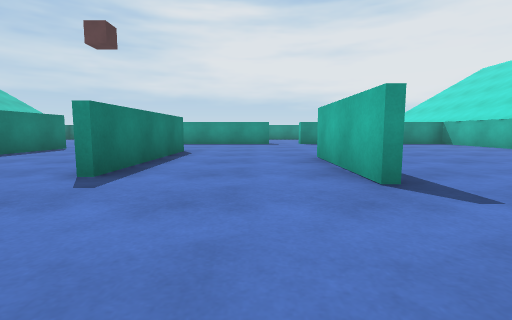
[1] (above)

16 first-person views from a walk through a Unity game level. The camera is 0.55 m above the floor, tilts 6° down and sees 85° across. The floor is counted in squares, 1 m on a side. Each view is taken from the middle of a square. On the plan, view 1 faces up. The plan holds only what a view shows up to about 9 squares ahead; the rest is blank. The place goes on beyond the plan. The player character is not drawn.

[2]
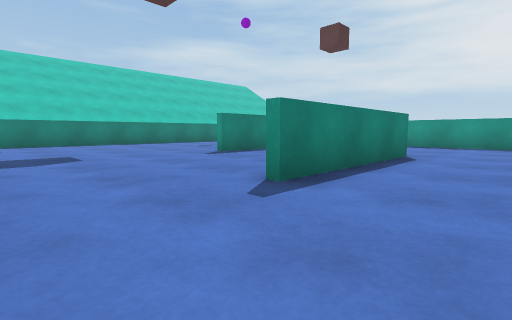

[3]
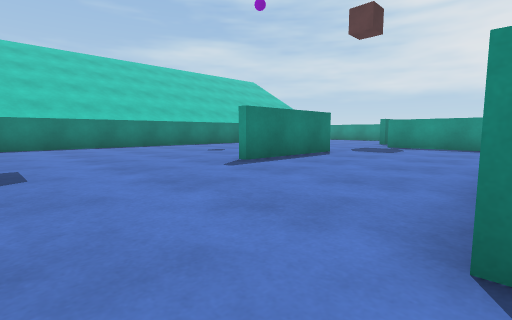

[4]
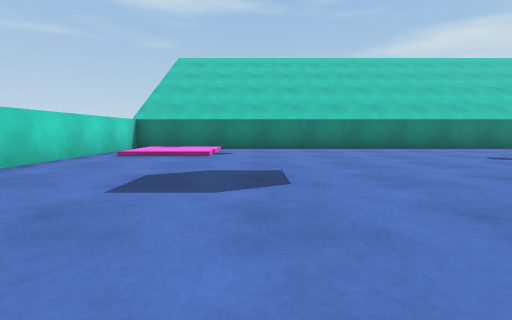

[5]
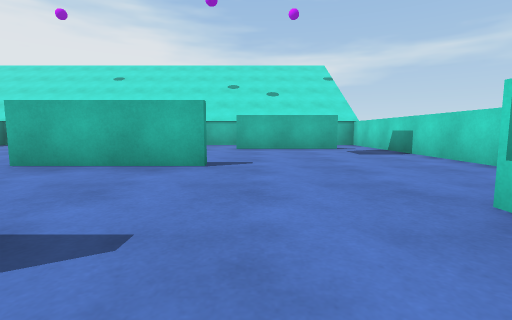

[6]
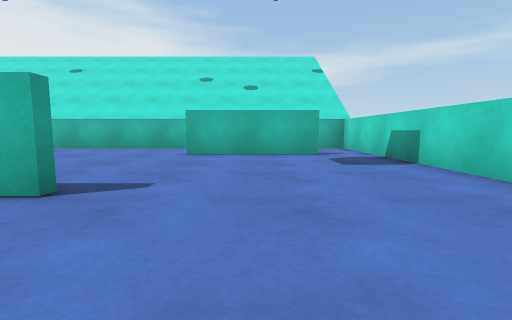

[7]
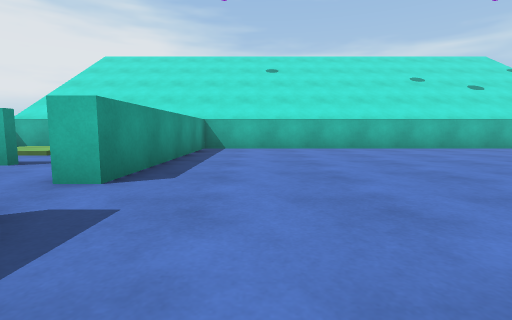

[8]
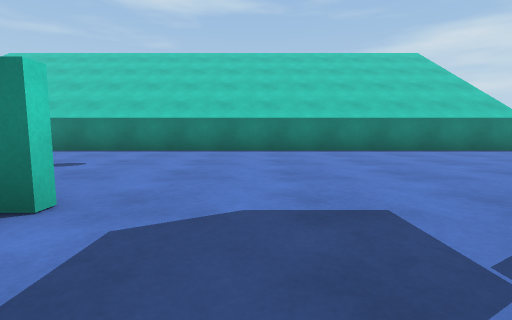

[9]
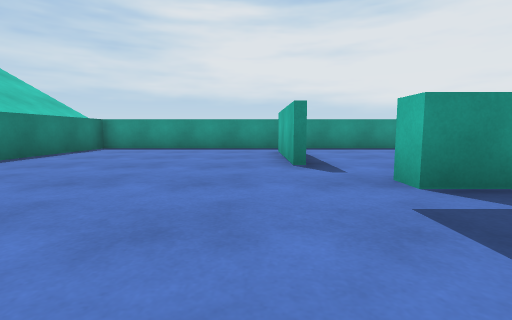

[10]
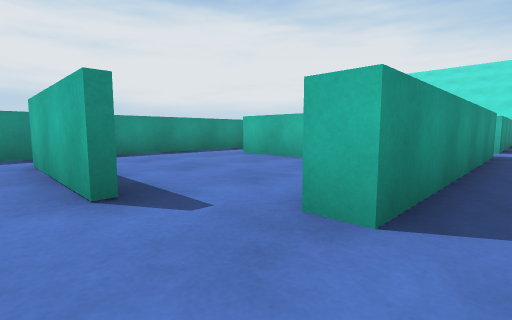

[11]
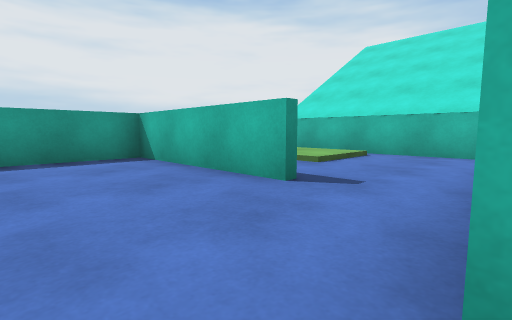

[12]
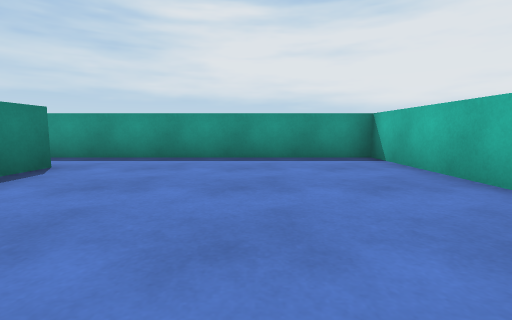

[13]
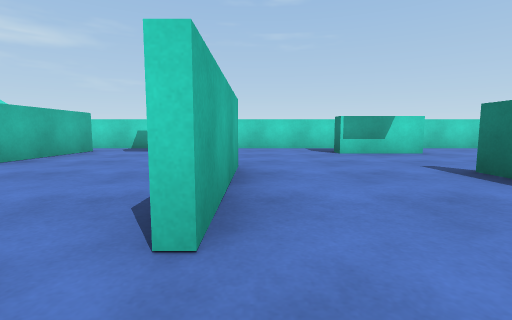

[14]
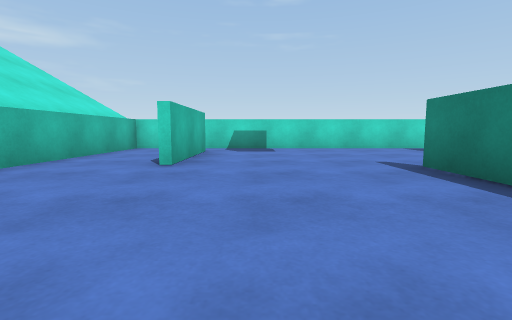

[15]
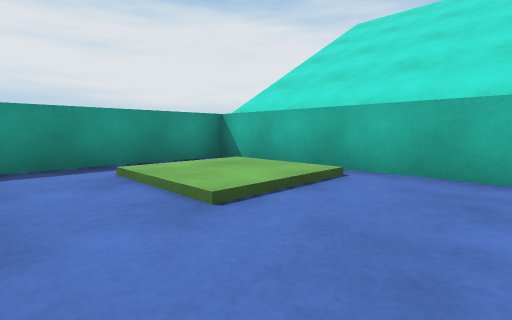

[16]
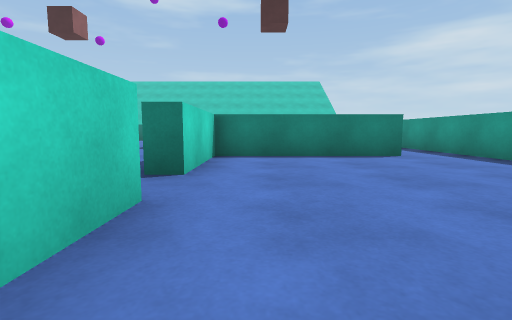

### Floor plan
Key: @ floor where view 1 was taken; # wall or solid block; . main floor; : floor 0.1 m higher than the main floor; / step, stairs or slope.
Columns run from 12 left of view 1 to 8 right of it. Each row starts with its distance up from view 1.
 18 #####################
 17 #...............#...#
 16 #.....#...#.....#/:/#
 15 #.....#...#.....#/:/#
 14 #.....#...#.....#...#
 13 #.........#.........#
 12 #......######.#######
 11 #...................#
 10 #...................#
  9 #...................#
  8 #.....#.............#
  7 #.....#...#.........#
  6 #.....#...#.........#
  5 #.........#..#......#
  4 #.........#..#......#
  3 #............#......#
  2 #.................#.#
  1 #///..............#.#
  0 #/:/.....##.@.....#.#
 -1 #///.....  .........#
 -2 #########  ##########

Positions as (right, up) in squares from view 1, and headings:
1: (0, 0), facing up
2: (0, 1), facing up-left
3: (-2, 2), facing up-left
4: (-3, 2), facing left
5: (-3, 2), facing right
6: (-1, 1), facing right
7: (-1, 10), facing right
8: (-4, 10), facing left
9: (-7, 9), facing up
10: (-7, 11), facing up-right
11: (1, 12), facing up-right
12: (1, 12), facing up
13: (1, 7), facing down
14: (4, 7), facing down
15: (4, 13), facing up-right
16: (4, 13), facing left
